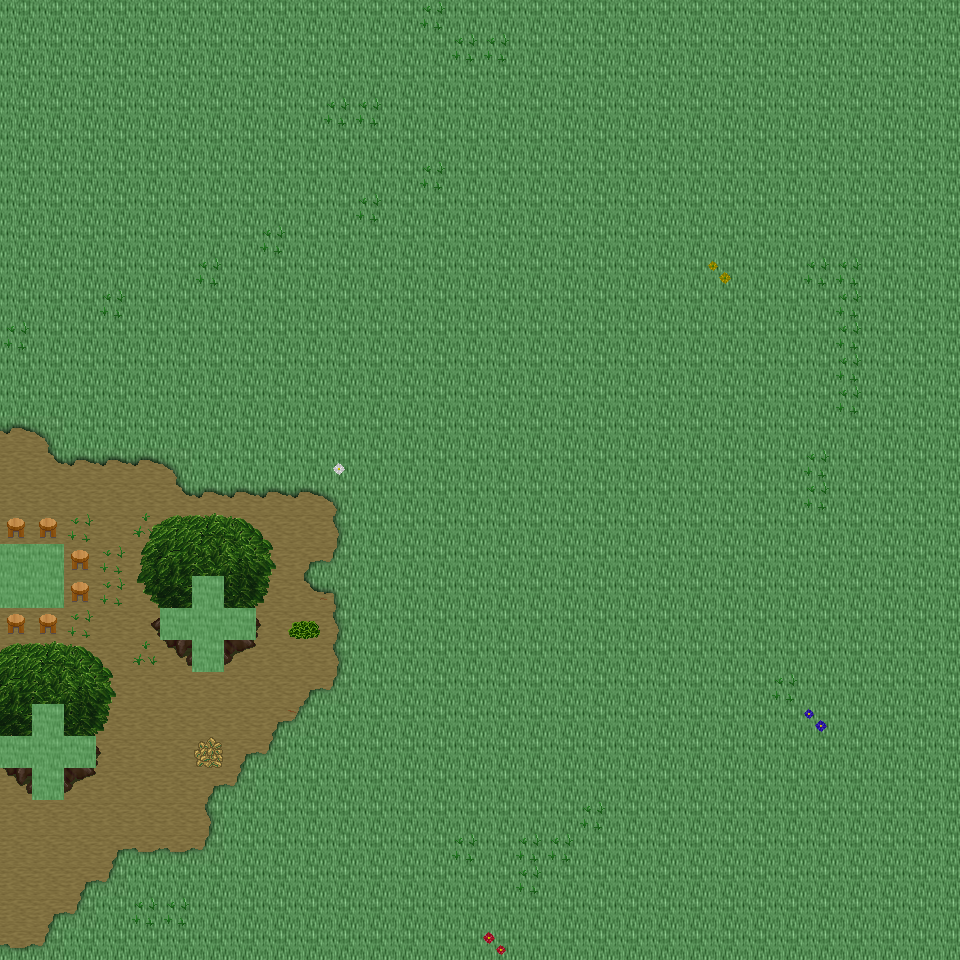

The image is a tile-based game level rendered from a .tmx file. Its description and source (layers, tilesets, objects; grid data summarised) follow:
An orthogonal 30x30 tile map with 32x32 px tiles, 6 tile layers (Ground, Object, Object2, Above, ...), 34 tilesets and 6 objects (6x mapExit).

<map version="1.0" orientation="orthogonal" renderorder="right-down" width="30" height="30" tilewidth="32" tileheight="32" nextobjectid="7">
  <tileset firstgid="1" name="tileset_ground_ground" tilewidth="32" tileheight="32" tilecount="33" columns="3">
    <image source="../drawable/tileset_ground_ground.png" width="96" height="352" />
  </tileset>
  <tileset firstgid="34" name="tileset_ground_grass_edges" tilewidth="32" tileheight="32" tilecount="36" columns="12">
    <image source="../drawable/tileset_ground_grass_edges.png" width="384" height="96" />
  </tileset>
  <tileset firstgid="70" name="tileset_ground_earth_edges" tilewidth="32" tileheight="32" tilecount="18" columns="6">
    <image source="../drawable/tileset_ground_earth_edges.png" width="192" height="96" />
  </tileset>
  <tileset firstgid="88" name="tileset_ground_grass_corners" tilewidth="32" tileheight="32" tilecount="24" columns="6">
    <image source="../drawable/tileset_ground_grass_corners.png" width="192" height="128" />
  </tileset>
  <tileset firstgid="112" name="tileset_plant_grasses" tilewidth="32" tileheight="32" tilecount="6" columns="3">
    <image source="../drawable/tileset_plant_grasses.png" width="96" height="64" />
  </tileset>
  <tileset firstgid="118" name="tileset_plant_flower_daisy_blue" tilewidth="32" tileheight="32" tilecount="8" columns="2">
    <image source="../drawable/tileset_plant_flower_daisy_blue.png" width="64" height="128" />
  </tileset>
  <tileset firstgid="126" name="tileset_plant_flower_daisy_yellow" tilewidth="32" tileheight="32" tilecount="8" columns="2">
    <image source="../drawable/tileset_plant_flower_daisy_yellow.png" width="64" height="128" />
  </tileset>
  <tileset firstgid="134" name="tileset_plant_bush_bushes" tilewidth="32" tileheight="32" tilecount="10" columns="5">
    <image source="../drawable/tileset_plant_bush_bushes.png" width="160" height="64" />
  </tileset>
  <tileset firstgid="144" name="tileset_plant_flower_daisy_red" tilewidth="32" tileheight="32" tilecount="8" columns="2">
    <image source="../drawable/tileset_plant_flower_daisy_red.png" width="64" height="128" />
  </tileset>
  <tileset firstgid="152" name="tileset_plant_flower_daisy_white" tilewidth="32" tileheight="32" tilecount="8" columns="2">
    <image source="../drawable/tileset_plant_flower_daisy_white.png" width="64" height="128" />
  </tileset>
  <tileset firstgid="160" name="tileset_logic_collision" tilewidth="32" tileheight="32" tilecount="1" columns="1">
    <image source="../drawable/tileset_logic_collision.png" width="32" height="32" />
  </tileset>
  <tileset firstgid="161" name="tileset_plant_stump_stump_brown" tilewidth="32" tileheight="32" tilecount="4" columns="2">
    <image source="../drawable/tileset_plant_stump_stump_brown.png" width="64" height="64" />
  </tileset>
  <tileset firstgid="165" name="tileset_plant_tree_tree_green" tilewidth="32" tileheight="32" tilecount="88" columns="8">
    <image source="../drawable/tileset_plant_tree_tree_green.png" width="256" height="352" />
  </tileset>
  <tileset firstgid="253" name="tileset_logic_item_resources" tilewidth="32" tileheight="32" tilecount="6" columns="6">
    <image source="../drawable/tileset_logic_item_resources.png" width="192" height="32" />
  </tileset>
  <tileset firstgid="259" name="tileset_logic_item_mushroom" tilewidth="32" tileheight="32" tilecount="6" columns="6">
    <image source="../drawable/tileset_logic_item_mushroom.png" width="192" height="32" />
  </tileset>
  <tileset firstgid="265" name="tileset_object_tent" tilewidth="32" tileheight="32" tilecount="9" columns="3">
    <image source="../drawable/tileset_object_tent.png" width="96" height="96" />
  </tileset>
  <tileset firstgid="274" name="tileset_logic_creature_albino_elf" tilewidth="32" tileheight="32" tilecount="5" columns="5">
    <image source="../drawable/tileset_logic_creature_albino_elf.png" width="160" height="32" />
  </tileset>
  <tileset firstgid="279" name="tileset_ground_ladder_vertical_dark" tilewidth="32" tileheight="32" tilecount="3" columns="3">
    <image source="../drawable/tileset_ground_ladder_vertical_dark.png" width="96" height="32" />
  </tileset>
  <tileset firstgid="282" name="tileset_ground_ladder_horizontal_dark" tilewidth="32" tileheight="32" tilecount="3" columns="1">
    <image source="../drawable/tileset_ground_ladder_horizontal_dark.png" width="32" height="96" />
  </tileset>
  <tileset firstgid="285" name="tileset_furniture_light_flames" tilewidth="32" tileheight="32" tilecount="6" columns="6">
    <image source="../drawable/tileset_furniture_light_flames.png" width="192" height="32" />
  </tileset>
  <tileset firstgid="291" name="tileset_furniture_table_tree_stump_table" tilewidth="32" tileheight="32" tilecount="4" columns="2">
    <image source="../drawable/tileset_furniture_table_tree_stump_table.png" width="64" height="64" />
  </tileset>
  <tileset firstgid="295" name="tileset_furniture_chair_stool" tilewidth="32" tileheight="32" tilecount="1" columns="1">
    <image source="../drawable/tileset_furniture_chair_stool.png" width="32" height="32" />
  </tileset>
  <tileset firstgid="296" name="tileset_logic_creature_ent" tilewidth="32" tileheight="32" tilecount="4" columns="4">
    <image source="../drawable/tileset_logic_creature_ent.png" width="128" height="32" />
  </tileset>
  <tileset firstgid="300" name="tileset_logic_creature_animal" tilewidth="32" tileheight="32" tilecount="32" columns="8">
    <image source="../drawable/tileset_logic_creature_animal.png" width="256" height="128" />
  </tileset>
  <tileset firstgid="332" name="tileset_logic_portal" tilewidth="32" tileheight="32" tilecount="24" columns="8">
    <image source="../drawable/tileset_logic_portal.png" width="256" height="96" />
  </tileset>
  <tileset firstgid="356" name="tileset_logic_item_herb" tilewidth="32" tileheight="32" tilecount="5" columns="5">
    <image source="../drawable/tileset_logic_item_herb.png" width="160" height="32" />
  </tileset>
  <tileset firstgid="361" name="tileset_ground_pothole" tilewidth="32" tileheight="32" tilecount="4" columns="4">
    <image source="../drawable/tileset_ground_pothole.png" width="128" height="32" />
  </tileset>
  <tileset firstgid="365" name="tileset_logic_creature_elemental" tilewidth="32" tileheight="32" tilecount="16" columns="8">
    <image source="../drawable/tileset_logic_creature_elemental.png" width="256" height="64" />
  </tileset>
  <tileset firstgid="381" name="tileset_plant_bush_bush_pinks" tilewidth="32" tileheight="32" tilecount="4" columns="2">
    <image source="../drawable/tileset_plant_bush_bush_pinks.png" width="64" height="64" />
  </tileset>
  <tileset firstgid="385" name="tileset_light_door_light" tilewidth="32" tileheight="32" tilecount="12" columns="3">
    <image source="../drawable/tileset_light_door_light.png" width="96" height="128" />
  </tileset>
  <tileset firstgid="397" name="tileset_light_dim_light_7x5" tilewidth="32" tileheight="32" tilecount="35" columns="7">
    <image source="../drawable/tileset_light_dim_light_7x5.png" width="224" height="160" />
  </tileset>
  <tileset firstgid="432" name="tileset_light_light_5x5" tilewidth="32" tileheight="32" tilecount="25" columns="5">
    <image source="../drawable/tileset_light_light_5x5.png" width="160" height="160" />
  </tileset>
  <tileset firstgid="457" name="tileset_furniture_light_roots_lamp" tilewidth="32" tileheight="32" tilecount="6" columns="2">
    <image source="../drawable/tileset_furniture_light_roots_lamp.png" width="64" height="96" />
  </tileset>
  <tileset firstgid="463" name="tileset_building_huts" tilewidth="32" tileheight="32" tilecount="338" columns="26">
    <image source="../drawable/tileset_building_huts.png" width="832" height="416" />
  </tileset>
  <layer name="Ground" width="30" height="30">
    <data>[900 cells, 900 non-empty, 2 distinct tile ids]</data>
  </layer>
  <layer name="Object" width="30" height="30">
    <data>[900 cells, 103 non-empty, 30 distinct tile ids]</data>
  </layer>
  <layer name="Object2" width="30" height="30">
    <data>[900 cells, 0 non-empty, 0 distinct tile ids]</data>
  </layer>
  <layer name="Above" width="30" height="30">
    <data>[900 cells, 27 non-empty, 15 distinct tile ids]</data>
  </layer>
  <layer name="Above2" width="30" height="30">
    <data>[900 cells, 0 non-empty, 0 distinct tile ids]</data>
  </layer>
  <layer name="Walkable" width="30" height="30">
    <data>[900 cells, 14 non-empty, 1 distinct tile ids]</data>
  </layer>
  <objectgroup name="MapEvents">
    <object id="1" name="north" type="mapExit" x="0" y="0" width="960" height="32">
      <properties>
        <property name="map" value="level_0_x120_y129" />
        <property name="x" value="0" />
        <property name="y" value="28" />
      </properties>
    </object>
    <object id="2" name="south" type="mapExit" x="0" y="928" width="960" height="32">
      <properties>
        <property name="map" value="level_0_x120_y131" />
        <property name="x" value="0" />
        <property name="y" value="1" />
      </properties>
    </object>
    <object id="3" name="west" type="mapExit" x="0" y="0" width="32" height="544">
      <properties>
        <property name="map" value="level_0_x119_y130" />
        <property name="x" value="28" />
        <property name="y" value="0" />
      </properties>
    </object>
    <object id="4" name="west2" type="mapExit" x="0" y="608" width="32" height="128">
      <properties>
        <property name="map" value="level_0_x119_y130" />
        <property name="x" value="28" />
        <property name="y" value="19" />
      </properties>
    </object>
    <object id="5" name="west3" type="mapExit" x="0" y="768" width="32" height="192">
      <properties>
        <property name="map" value="level_0_x119_y130" />
        <property name="x" value="28" />
        <property name="y" value="24" />
      </properties>
    </object>
    <object id="6" name="east" type="mapExit" x="928" y="0" width="32" height="960">
      <properties>
        <property name="map" value="level_0_x121_y130" />
        <property name="x" value="1" />
        <property name="y" value="0" />
      </properties>
    </object>
  </objectgroup>
</map>
